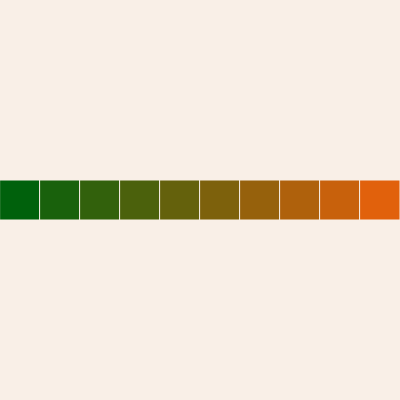
Frame 1 (no input)
Frame 60 (no input): identical to frame 1, image omitted
Frame 120 (the mouse pressed at the canvas centre since frame 60): identical to frame 1, image omitted

The p5.js sketch that drew this single still picture (run headless with seeded random() and noise() and a simulated clock; from frame 60 on, the mouse is pressed at the canvas centre):

// p5.js sketch
// ── sketch.js
function setup() {
  createCanvas(400, 400);
}

function draw() {
  background(249, 239, 231);
  stroke(249, 239, 231);

  for (let i = 0; i < 10; i++) {
    let size = width / 10;
    let x = i * size;
    fill(i * 25, 97, 12);
    rect(x, height / 2 - size / 2, size, size);
  }
}
